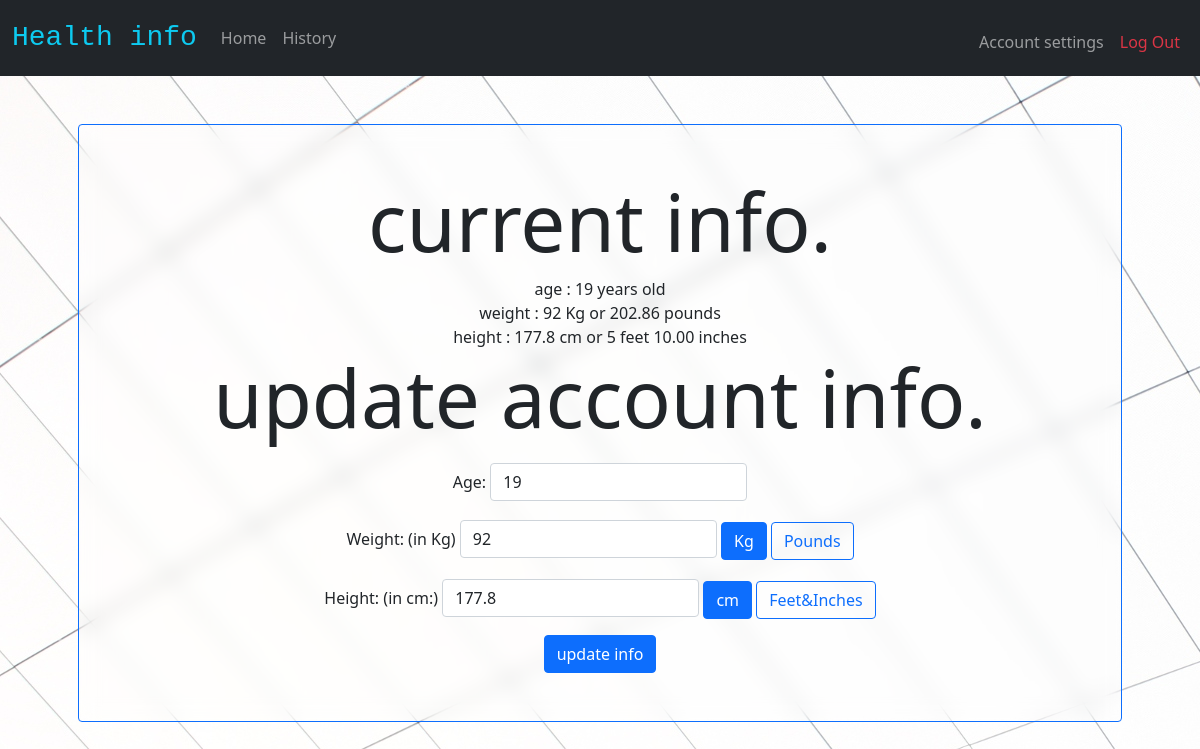
Screenshot of /accountsettings (signed in) with the database file from the repository.
### tables this page shows
CREATE TABLE information (user_id INT, age INT, weight INT, height INT, FOREIGN KEY(user_id) REFERENCES users(id));

### application.py (the view, shortened to what this page needs)
@app.route("/accountsettings", methods = ["GET", "POST"])
def accountSettings():
    if session.get("user_id") == None:
        return redirect("/login")
    fields = ["age", "weight", "height"]
    rows = db.execute("SELECT * FROM information WHERE user_id = ?;", session["user_id"])
    return render_template("accountSettings.html", user = rows[0], fields = fields)

### helpers.py (called while the page is built)
def cmToFeet(height):
    totalInches = float(height) / 2.54
    feet = int(totalInches / 12)
    inches = totalInches % 12
    return f"{feet} feet {inches:.2f} inches "

def KgToPounds(weight):
    return f"{weight * 2.205:.2f} pounds"

### templates/accountSettings.html (shortened to what this page needs)
{% extends "layout.html" %}
{% block body %}
<div class = " mydiv border border-primary p-5 rounded text-center">
<h4 class="display-1">current info.</h4>
{% for field in fields %}
{{ field }} :
    {% if user[field] %}
        {{user[field]}}
            {% if field == "age" %}
                years old
            {% elif field == "height" %}
                cm or {{ user[field] | cmToFeet }}
            {% elif field == "weight" %}
                Kg or {{ user[field] | KgToPounds }}
            {% endif %}
    {% else %}
        Not Added yet
    {% endif %}
<br>
{% endfor %}
<h4 class="display-1">update account info.</h4>
<form action="/accountsettings" method="post">
    <div class="form-group">
        <label for="age">Age:</label>
        <input autocomplete="off" autofocus class="form-control" name="age" placeholder="age" type="number" value = {{user["age"]}}>
    </div>
    <div class="form-group">
        <label for="weight">Weight: <span id = "msg1" >(in Kg)</span></label>
        <input class="form-control" name="weight" placeholder="weight" type="number" min = "0"  step="any" value = {{user["weight"]}}>
        <label class="btn btn-outline-primary" for="option1">Kg</label>
        <label class="btn btn-outline-primary" for="option2">Pounds</label>
    </div>
    <div class="form-group">
        <label for="height">Height:<span id = "msg2" > (in cm:)</span></label>
        <input class="form-control" name="height" placeholder="height" type="number" min = "0" step="any" value = {{user["height"]}}>
        <label class="btn btn-outline-primary" for="option3">cm</label>
        <label class="btn btn-outline-primary" for="option4">Feet&Inches</label> <br>
    </div>
    <button class="btn btn-primary mt-3" type="submit">update info</button>
</form>
</div>
{% endblock %}

### static/styles.css (style rules this page uses)
body { background-color: rgb(242, 242, 255); background-image: url("b2.jpg"); }
.form-group { margin-top: 0.5cm; }
main .form-control { display: inline-block; width: auto; }
.mydiv { backdrop-filter: blur(10px); }

### rows the page displays
information: age "19" "92" "177.8", weight "202.86 pounds", height "5 feet 10.00 inches", age "19", weight "92", height "177.8"

### other values shown
{{ field }} "age" "weight" "height"
